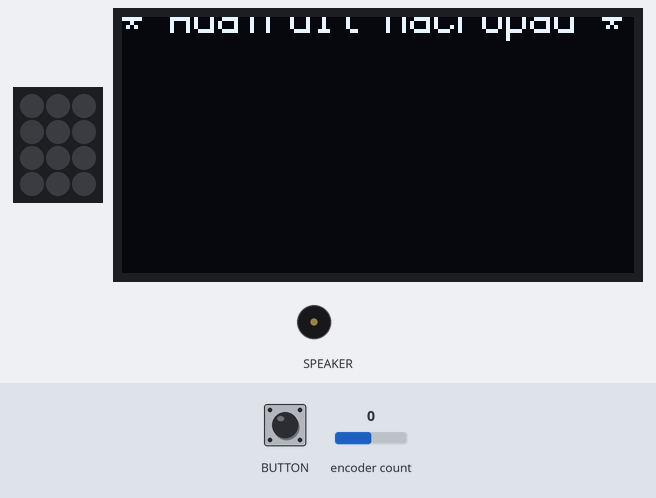
Simulated run of this program. Board: Adafruit MacroPad running CircuitPython. Parts: 3×4 RGB LED matrix, 128×64 one-colour display, buzzer (waves = sounding). The inputs (shaded band) are chosen by the test bench; at power-on: encoder count 0. USB keyboard and mouse output is not drawn.

Above: at 1.5 s.
1.6 s: encoder count set to 1
At 2.0 s:
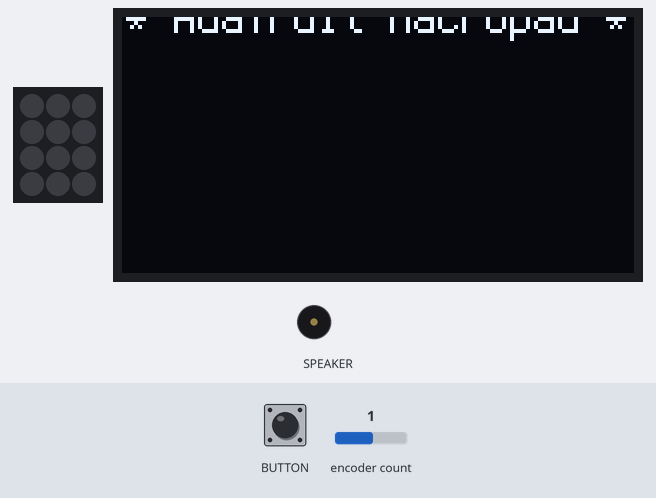
3.1 s: encoder count set to 2
At 4.3 s:
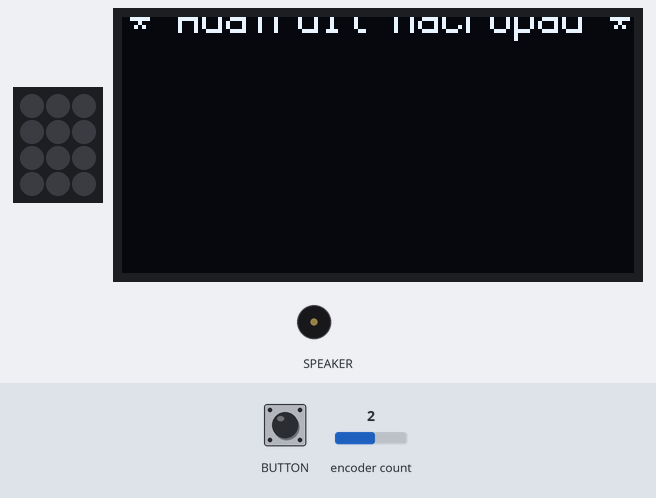
4.6 s: encoder count set to 3
At 5.5 s:
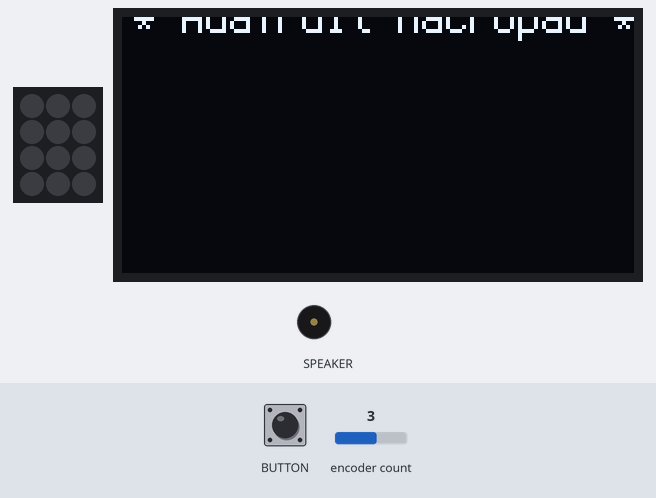
Timing chart, 0 to 7.6 s (numbered marks = the images above; inputs shaded):
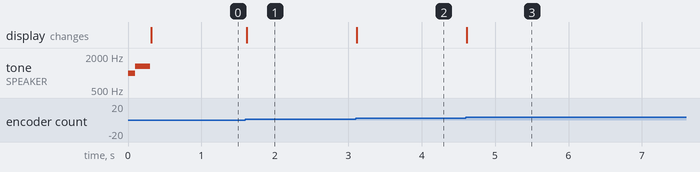

Measured:
- after the input at 1.6 s, the display: changes at once (image 1)
- after the input at 3.1 s, the display: changes at once (image 2)
- after the input at 4.6 s, the display: changes at once (image 3)

The program:

code.py
```python
import board
import terminalio
from adafruit_display_text import label
import rotaryio


# for tone
from adafruit_macropad import MacroPad
import time

# for display
import displayio


# run tone
# delay 100
# run tone
# delay 200
macropad = MacroPad()
macropad.start_tone(988)
time.sleep(0.1)
macropad.stop_tone()
macropad.start_tone(1319)
time.sleep(0.2)
macropad.stop_tone()


encoder = rotaryio.IncrementalEncoder(board.ROTA, board.ROTB)

# print title
title_text = "* Adafruit Macropad *"
title_text_area = label.Label(terminalio.FONT, text=title_text)
title_text_area.x = 0
title_text_area.y = 0
board.DISPLAY.show(title_text_area)


# for display
DISPLAY_WIDTH = 128
DISPLAY_HEIGHT = 64
TEXT = "Key"

text_area_top_left = label.Label(terminalio.FONT, text="TEXT1")
text_area_top_left.anchor_point = (0.0, 0.0)
text_area_top_left.anchored_position = (0, 0)

text_area_top_middle = label.Label(terminalio.FONT, text="TEXT2")
text_area_top_middle.anchor_point = (0.5, 0.0)
text_area_top_middle.anchored_position = (DISPLAY_WIDTH / 2, 0)

text_area_top_right = label.Label(terminalio.FONT, text="TEXT3")
text_area_top_right.anchor_point = (1.0, 0.0)
text_area_top_right.anchored_position = (DISPLAY_WIDTH, 0)

text_area_middle_left = label.Label(terminalio.FONT, text="TEXT4")
text_area_middle_left.anchor_point = (0.0, 0.5)
text_area_middle_left.anchored_position = (0, DISPLAY_HEIGHT / 2)

text_area_middle_middle = label.Label(terminalio.FONT, text="TEXT5")
text_area_middle_middle.anchor_point = (0.5, 0.5)
text_area_middle_middle.anchored_position = (DISPLAY_WIDTH / 2, DISPLAY_HEIGHT / 2)

text_area_middle_right = label.Label(terminalio.FONT, text="TEXT6")
text_area_middle_right.anchor_point = (1.0, 0.5)
text_area_middle_right.anchored_position = (DISPLAY_WIDTH, DISPLAY_HEIGHT / 2)

text_area_bottom_left = label.Label(terminalio.FONT, text="TEXT7")
text_area_bottom_left.anchor_point = (0.0, 1.0)
text_area_bottom_left.anchored_position = (0, DISPLAY_HEIGHT)

text_area_bottom_middle = label.Label(terminalio.FONT, text="TEXT8")
text_area_bottom_middle.anchor_point = (0.5, 1.0)
text_area_bottom_middle.anchored_position = (DISPLAY_WIDTH / 2, DISPLAY_HEIGHT)

text_area_bottom_right = label.Label(terminalio.FONT, text="TEXT9")
text_area_bottom_right.anchor_point = (1.0, 1.0)
text_area_bottom_right.anchored_position = (DISPLAY_WIDTH, DISPLAY_HEIGHT)

text_group = displayio.Group()
text_group.append(title_text_area)
text_group.append(text_area_top_middle)
text_group.append(text_area_top_left)
text_group.append(text_area_top_right)
text_group.append(text_area_middle_middle)
text_group.append(text_area_middle_left)
text_group.append(text_area_middle_right)
text_group.append(text_area_bottom_middle)
text_group.append(text_area_bottom_left)
text_group.append(text_area_bottom_right)

board.DISPLAY.show(text_group)


# loop
last_position = None
while True:
    position = encoder.position
    if last_position is None or position != last_position:
        title_text_area.x = abs(position)
        board.DISPLAY.show(title_text_area)
        #board.DISPLAY.show(text_group)

    # print encoder position and direction

    # scan i2c

    # print encoder button
    # if encoder button presses, change brightness

    # change colors of all buttons

    # check all keys, print KEYn if presses
```
